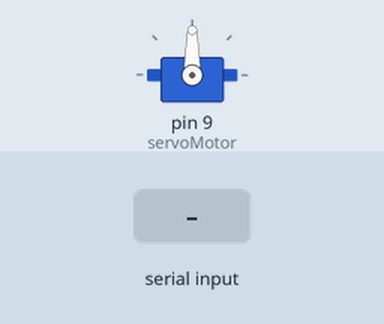
This sketch was run on a simulated Arduino Uno, built with avr-gcc and run on an emulated ATmega328P. Shown: servo. Inputs (shaded band) come from the test bench.

Above: at 1.7 s.
1.8 s: "30,150\n" received over Serial
At 3.9 s:
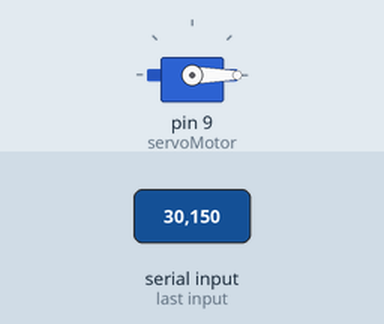
4.3 s: "90,45\n" received over Serial
At 5.0 s:
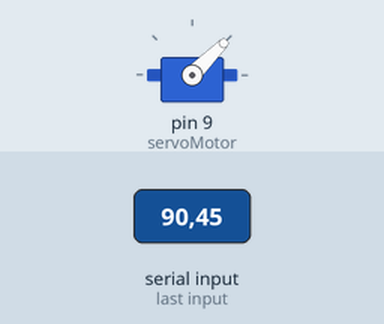
6.7 s: "200\n" received over Serial
At 7.5 s:
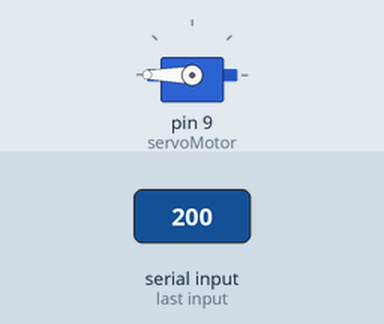
Timing chart, 0 to 9.7 s (numbered marks = the images above; inputs shaded):
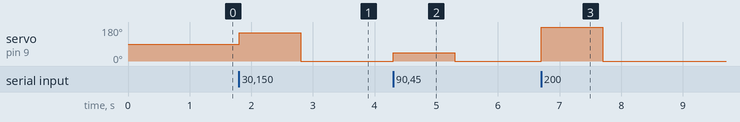

Measured:
- after the input at 1.8 s, servo on pin 9 (servoMotor): 90° → 150° at once, → 0° 1.0 s later
- after the input at 4.3 s, servo on pin 9 (servoMotor): 0° → 45° at once, → 0° 1.0 s later
- after the input at 6.7 s, servo on pin 9 (servoMotor): 0° → 180° at once, → 0° 1.0 s later

The sketch:

servo_tracking_vermelho.ino
```cpp
#include <Servo.h>

Servo servoMotor;

int angulo = 90;

void setup()
{
    Serial.begin(115200);

    servoMotor.attach(9);

    servoMotor.write(90);

    delay(500);
}

void loop()
{
    if (Serial.available())
    {
        angulo = Serial.parseInt();

        angulo = constrain(angulo, 0, 180);

        servoMotor.write(angulo);
    }
}
```
